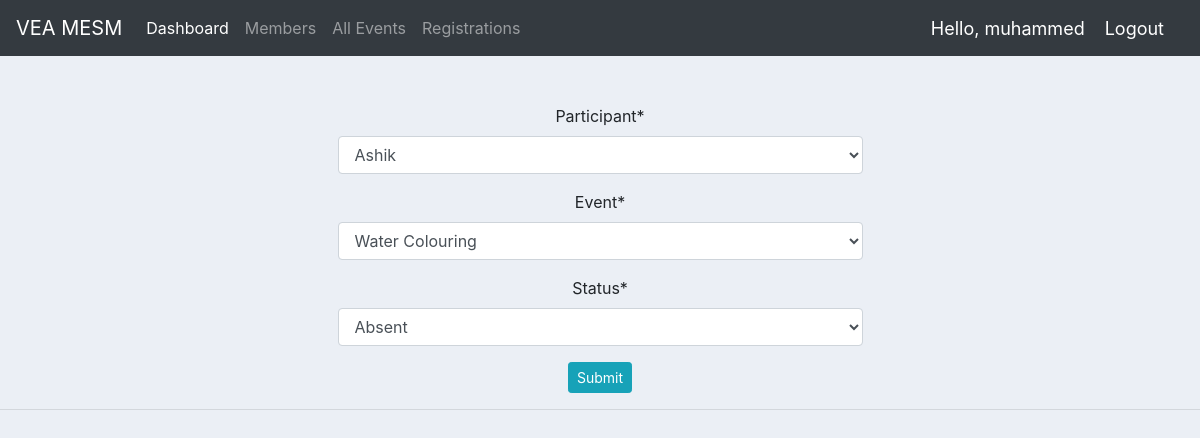
The app's page /update_event_member/16/ (signed in) with its own data.
### accounts/models.py (models this page shows, shortened)
class Event_Member(models.Model):
    STATUS = (
        ('Pending', 'Pending'),
        ('Completed', 'Completed'),
        ('Absent', 'Absent'),
    )
    participant = models.ForeignKey(Participant, null=True, on_delete=models.CASCADE)
    event = models.ForeignKey(Event, null=True, on_delete=models.CASCADE)
    date_created = models.DateTimeField(auto_now_add=True, null=True)
    status = models.CharField(max_length=200, null=True, choices=STATUS)

### accounts/decorators.py (the view)
        def wrapper_func(request, *args, **kwargs):
            group = None
            if request.user.groups.exists():
                group = request.user.groups.all()[0].name
            if group in allowed_roles:
                return view_func(request, *args, **kwargs)
            else:
                return HttpResponse('You are not authorized to view this page')

### accounts/forms.py
class Event_MemberForm(ModelForm):
    class Meta:
        model = Event_Member
        fields = '__all__'

### accounts/models.py (called while the page is built)
    def __str__(self):
        return self.name

    def __str__(self):
        return self.name

### accounts/views.py (called while the page is built)
@login_required(login_url='login')
@allowed_users(allowed_roles=['admin'])
def updateEvent_Member(request, pk):
    event_member = Event_Member.objects.get(id=pk)
    form = Event_MemberForm(instance=event_member)
    if request.method == 'POST':
        form = Event_MemberForm(request.POST, instance=event_member)
        if form.is_valid():
            form.save()
            return redirect('/')
    context = {'form': form}
    return render(request, 'accounts/event_member_form.html', context)

### accounts/templates/accounts/event_member_form.html (shortened to what this page needs)
{%  extends 'accounts/main.html' %}
{% load crispy_forms_filters %}
{% load static %}
{% block content %}
    <div class="container" align="center">
        <div class="row-md">
            <div class="col-md-6">
				<br>
				<br>
			<form action="" method="POST">
				{{form|crispy}}
				<input class="btn btn-sm btn-info" type="submit" name="Submit">
			</form>
		</div>
	</div>
</div>
{% endblock %}

### accounts/templates/accounts/navbar.html (shortened to what this page needs)
{% load static %}
<nav class="navbar navbar-expand-lg navbar-dark bg-dark">
  <a class="navbar-brand" href="{% url 'home' %}">VEA MESM</a>
  <div class="collapse navbar-collapse" id="navbarNav">
    <ul class="navbar-nav">
      {% if request.user.is_staff %}
      <li class="nav-item active">
        <a class="nav-link" href="{% url 'home' %}">Dashboard</a>
      </li>
      <li class="nav-item">
        <a class="nav-link" href="{% url 'participants' %}">Members</a>
      </li>
      <li class="nav-item">
        <a class="nav-link" href="{% url 'events' %}">All Events</a>
      </li>
      <li class="nav-item">
        <a class="nav-link" href="{% url 'event_member' %}">Registrations</a>
      </li>
      {% endif %}
    </ul>
  </div>
  <span class="hello-msg">Hello, {{request.user}}</span>
  <span ><a  class="hello-msg" href="{% url 'logout' %}">Logout</a></span>
</nav>

### static/css/main.css (style rules this page uses)
body { background-color: #ebeff5; }

### accounts/templates/accounts/navbar.html (style rules this page uses)
.hello-msg { font-size: 18px; color: #fff; margin-right: 20px; }

### records on screen
Event_Member: participant "Ashik", event "Water Colouring", status "Absent"

### other values on screen
{{ request.user }} "muhammed"
